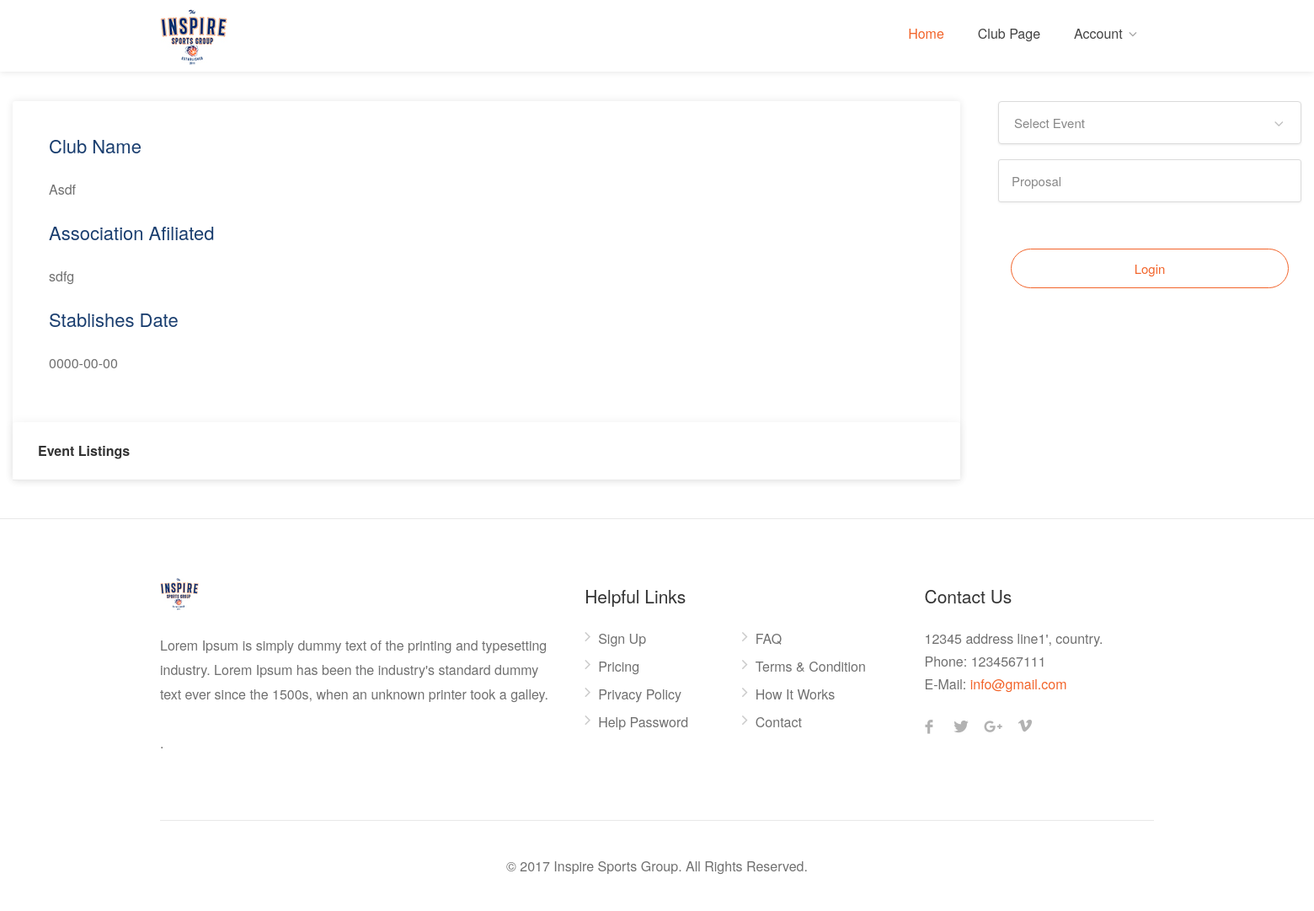
The page /index.php/netball/clubdetails?no=2 on the database as committed earlier.
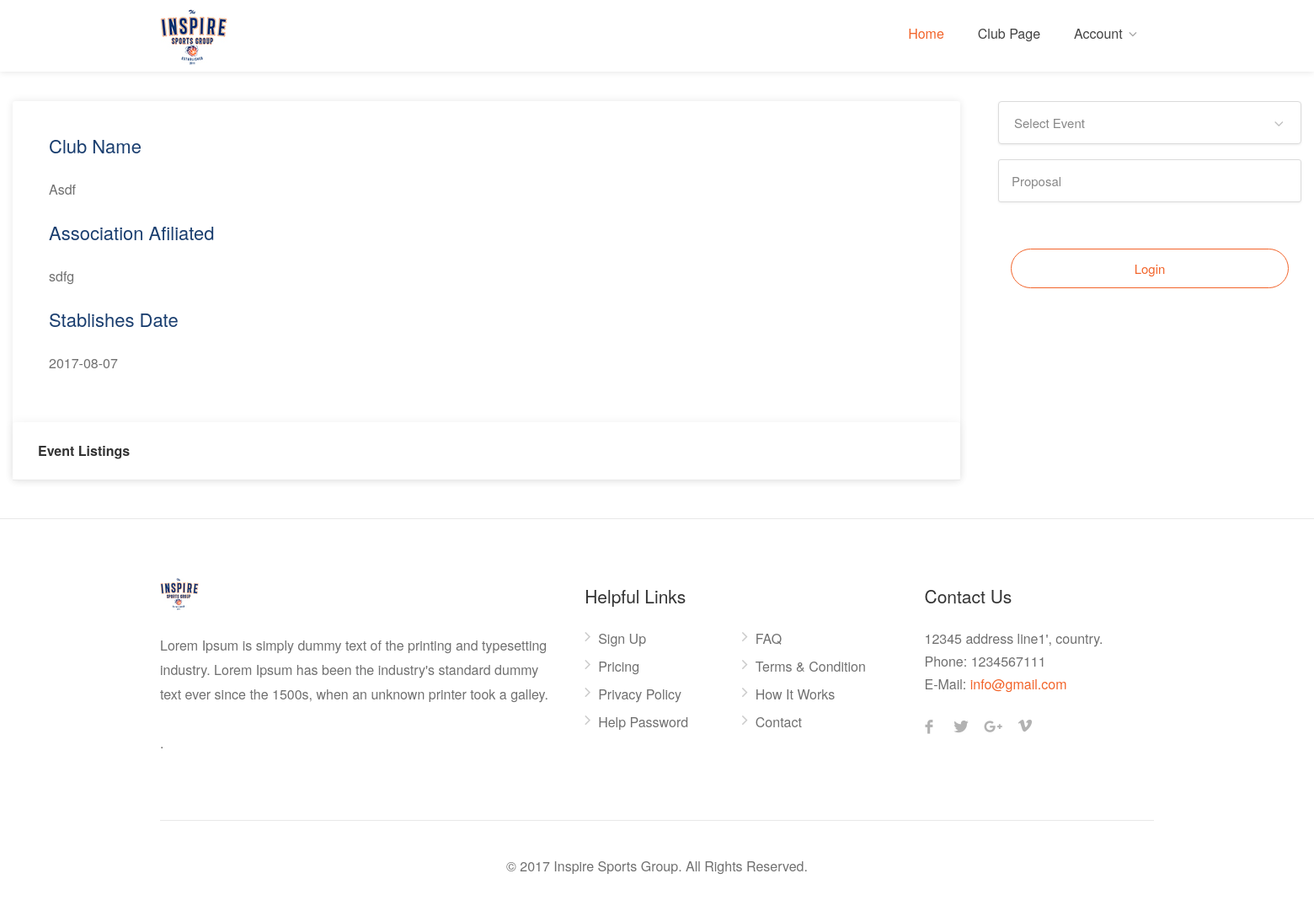
The same page on the database as committed later.
### tables this page shows
CREATE TABLE IF NOT EXISTS `tbl_club` (
  `no` int(10) unsigned NOT NULL AUTO_INCREMENT,
  `email` varchar(45) NOT NULL,
  `name` varchar(45) NOT NULL,
  `createdate` timestamp NOT NULL DEFAULT CURRENT_TIMESTAMP ON UPDATE CURRENT_TIMESTAMP,
  `payment` int(10) unsigned NOT NULL COMMENT 'id of tbl_club_payment',
  `password` text NOT NULL,
  `club_name` varchar(255) NOT NULL,
  `association_afiliated` varchar(255) NOT NULL,
  `stablishes_date` date NOT NULL,
  `address1` longtext NOT NULL,
  `address2` longtext NOT NULL,
  `city` varchar(255) NOT NULL,
  `state` varchar(255) NOT NULL,
  `postcode` varchar(255) NOT NULL,
  `country` varchar(255) NOT NULL,
  `phone` varchar(255) NOT NULL,
  `mobile` varchar(255) NOT NULL,
  `user_type` varchar(255) NOT NULL,
  `photo` text,
  `status` int(11) NOT NULL DEFAULT '1',
  `reg_count` int(11) NOT NULL,
  PRIMARY KEY (`no`)
);

### application/views/content_handler.php (called while the page is built)
<?php include('header.php');?>
<?php include('navbar.php');?>
<?php include('content.php');?>
<?php include('footer.php');?>

### application/controllers/Netball.php (called while the page is built, shortened)
<?php
class Netball extends CI_Controller {
    public function __construct()
    {
        $this->load->library(array('session'));
        $this->load->model('Netballmodel');
    }
    public function clubdetails()
    {
        $model_data = array(
            'id'=> $this->input->get('no'),
        );
        $data['aboutusinfo'] = $this->Netballmodel->getaboutusinfo();
        $data['contactusinfo'] = $this->Netballmodel->getcontactusinfo();
        $data['clubdatainfo'] = $this->Netballmodel->getclubdatainfo($model_data);
        $data['sociallinkdatalist'] = $this->Netballmodel->getsociallinkdatalist();
        $data['pageName'] = "CLUB_DETAILS";
        $this->load->view("content_handler", $data);
    }
}

### index.php (called while the page is built, shortened)
<?php
require_once BASEPATH.'core/CodeIgniter.php';

### application/models/Netballmodel.php (called while the page is built, shortened)
<?php
Class Netballmodel extends CI_Model
{
     public function getclubdatainfo($model_data)
    {
        $id = $model_data['id'];
        $this->db->select('*');
        $this->db->where('no',$id);
        $this->db->from('tbl_club');
        return $this->db->get()->row();
    }
     public function getaboutusinfo()
    {
        $this->db->select('*');
        $this->db->from('tbl_about_us');
        return $this->db->get()->row();
    }
     public function getcontactusinfo()
    {
        $this->db->select('*');
        $this->db->from('tbl_contact_us');
        return $this->db->get()->row();
    }
     public function getsociallinkdatalist()
    {
        $this->db->select('*');
        $this->db->from('tbl_social_link');
        $this->db->where('status',1);
        return $this->db->get()->result();
    }
}

### application/views/contents/club-detail.php (the view, shortened to what this page needs)
 <div class="container-fluid padding-top-35">
    <div class="blog-page">
        <div class="row">
            <div class="col-lg-9 col-md-8 padding-right-30">
                <div class="row">
                    <div class="col-md-12">
                        <div class="blog-post single-post">
                            <div class="post-content">
                                <h3>Club Name</h3>
                                <p><?php if (!empty($clubdatainfo->club_name)) echo $clubdatainfo->club_name; ?></p>
                                <h3>Association Afiliated</h3>
                                <p><?php if (!empty($clubdatainfo->association_afiliated)) echo $clubdatainfo->association_afiliated; ?></p>
                                <h3>Stablishes Date</h3>
                                <p><?php if (!empty($clubdatainfo->stablishes_date)) echo $clubdatainfo->stablishes_date; ?></p>
                            </div>
                            <div class="dashboard-list-box margin-top-0">
                              <h4>Event Listings</h4>
                    </div>
                </div>
            </div>
        </div>
    </div>
    <div class="col-lg-3 col-md-4">
        <div class="sidebar">
            <div class="widget margin-bottom-40">
                <form method="post" class="form-horizontal" action="<?php echo site_url();?>/netball/addeventproposal">
                    <div class="row with-forms">
                        <div class="col-md-12">
                            <select data-placeholder="All Categories" name="eventid" id="event" class="chosen-select" style="display: none;" required="required">
                                <option value="">Select Event</option>
                                    </select>
                                </div>
                            </div>
                        <div class="row with-forms">
                            <div class="col-md-12">
                                <input type="text" id="event_fee" name="event_fee" placeholder="Proposal" disabled="disabled" value="" required="required">
                            </div>
                        </div>
                          <br>
                        <div class="col-md-12">
                            <?php if(!$this->session->userdata('login_data')) { ?>
                                <a href="#sign-in-dialog" class="button border fw margin-top-10 popup-with-zoom-anim" style="width: 100%; text-align: center;">Login</a>
                            <?php } ?>
                        </div>
                    </form>
                </div>
            </div>
        </div>
    </div>
</div>
</div>

Rows that differ between the two databases and show on the page:
changed tbl_club "Asdf": stablishes_date "0000-00-00" → "2017-08-07"
